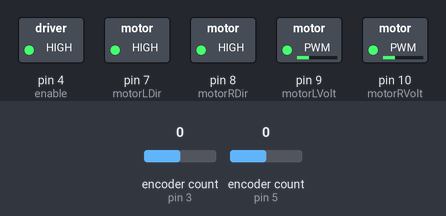
The sketch below on a simulated Arduino Uno, built with avr-gcc and run on an emulated ATmega328P. Parts: switched loads named in the sketch (green lamp = pin HIGH). Inputs (shaded band) come from the test bench; at power-on: encoder count (sensors on pin 3, pin 5) 0. What the sketch prints to the serial monitor is not drawn.

Above: at 0.1 s.
Timing chart, 0 to 1.6 s (numbered marks = the images above):
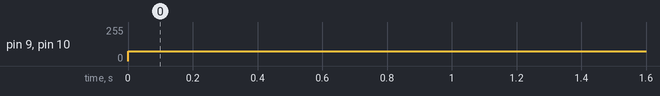

Measured:
- by itself, pin 9 (motorLVolt), pin 10 (motorRVolt): 0/255 → 75/255 at 0.00 s

The sketch:

test.ino
```cpp
// #include "DualMC33926MotorShield.h"
#include <Wire.h>
#include <Encoder.h>

#define ENCODER_OPTIMIZE_INTERRUPTS
#define COUNTS_PER_ROTATION 3200
#define SLAVE_ADDRESS 0x04

// define the pins
//HELLO WORLSD
// DualMC33926MotorShield md;
#define ENCL1_LEFT 5
#define ENCL2_LEFT 2
#define ENCR1_RIGHT 3
#define ENCR2_RIGHT 6
Encoder motorRight (ENCR1_RIGHT, ENCR2_RIGHT);
Encoder motorLeft (ENCL1_LEFT, ENCL2_LEFT);

// define the motor pins
int enable = 4;
int motorLDir = 7;
int motorRDir = 8;
int motorLVolt = 9;
int motorRVolt = 10;
int statusFlag = 12;

//Left Wheel Variables
float thetaLeft = 0.0;
float desiredThetaLeft;
float errorLeft;
float voltageLeft;
int stepLeft;

//Right Wheel Variable
float thetaRight = 0.0;
float desiredThetaRight;
float errorRight;
float voltageRight;
int stepRight;

//Distance Variable
float errorDistance;
float voltageDistance;
float stepDistance;
float shutOffDistance = 5;

// Controls variables
float shutOffError = 0.05;
float Kp = 4;
float Ki = 1.1;
float I = 0.00;
float windUpTolerance = PI/2.3;
float Kp_slave = 3.5;
float Ki_slave = 1.0;
float I_slave = 0.00;


void setup() {
  Serial.begin(115200) ;
  // set the pins
  pinMode(enable, OUTPUT);
  pinMode(motorLDir, OUTPUT);
  pinMode(motorRDir, OUTPUT);
  pinMode(motorLVolt, OUTPUT);
  pinMode(motorRVolt, OUTPUT);
  pinMode(statusFlag, INPUT);

  digitalWrite(motorLDir, HIGH);
  digitalWrite(motorRDir, HIGH);
  digitalWrite(enable, HIGH);
}

// variables
float errorSlave;
float masterVoltage;

float goto_theata;
float goto_angle = 270;

float goto_distance = 300;
float distance = 0.0;

float maxVoltage = 7.7;
float period = 10;
float time_start;
float time_past;
float r = 7.6;
float u;

float count;
float voltage = 5;

// void loop
void loop() {
  // test direction
  count = abs(voltage/7.5) * 255;


  //write to the motors
  analogWrite(motorRVolt, 75);
  analogWrite(motorLVolt, 75);

  // display the encoder data
  Serial.print(motorLeft.read());
  Serial.print(" ");
  Serial.print(motorRight.read());
  Serial.print("\n");

}


/*
  calc_degrees
  PARAMETERS: float
  RETURN: float
  FUNCTIONALITY: This function will return the degrees of a radian
*/
float calc_degrees(float rad){
  return (rad * 180) / PI;
}


/*

  calc_radians
  PARAMETERS: float
  RETURN: float
  FUNCTIONALITY: This function will calculate the degrees and return it

*/
float calc_radians(float deg) {
  return (deg * PI) / 180;
}

/*
  drive_right()
  PARAMETERS: None
  RETURN: None
  FUNCTIONALITY: This will set the controls to drive right
*/
void drive_right(){
  digitalWrite(motorLDir, LOW);
  digitalWrite(motorRDir, LOW);
}

/*
  drive_left()
  PARAMETERS: None
  RETURN: None
  FUNCTIONALITY: This will set the controls to drive left
*/
void drive_left(){
  digitalWrite(motorLDir, LOW);
  digitalWrite(motorRDir, LOW);
}

/*
  drive_forward()
  PARAMETERS: None
  RETURN: None
  FUNCTIONALITY: This will set the controls to drive forward
*/
void drive_forward(){
  digitalWrite(motorLDir, LOW);
  digitalWrite(motorRDir, LOW);
}

/*
  drive_right()
  PARAMETERS: None
  RETURN: None
  FUNCTIONALITY: This will set the controls to drive backward
*/
void drive_backward(){
  digitalWrite(motorLDir, LOW);
  digitalWrite(motorRDir, LOW);
}

/*
  drive_master()
  PARAMETERS:
    float error -> This is the error (radians) of the current position to desired position.
    float time_start -> This is the time that the loop started at. For integrator.
    float time_past -> This is the time at the end of the loop. For integrator.
  RETURN:
  FUNCTIONALITY: this will set the voltage on the right wheel based on the error
*/
void drive_master(float error, float time_start, float time_past){
  // define variables
  float voltage = 0;

  // assign the direction based on error sign
  if (error > 0) {
    digitalWrite(motorRDir, LOW);
  } else {
    digitalWrite(motorRDir, HIGH);
  }

  // get the abs value of the error now that direction has been assigned
  error = abs(error);

  // only drive the motor if the error is greater then the shutofferror
  if(error < shutOffError){
    // shut the control off
    analogWrite(motorRVolt, 0);
  } else {

    // implement the control to set the voltage of the motor
    // implement windUpTolerance
    if (error > windUpTolerance){
      // dont use the integrator
      voltage = error * Kp;

    } else {
      // use integrator
      I = I + error * ((time_start - time_past)/1000);
      voltage = (error * Kp) + (Ki * I);
    }

    // make sure the voltage isn't more then the max voltage
    if (voltage > maxVoltage){
      voltage = maxVoltage;
    }

    // assign the voltage value to the motor
    analogWrite(motorRVolt, (abs(voltage/maxVoltage) * 255));
  }

  return voltage;
}

/*
  drive_slave()
  PARAMETERS:
  RETURN:
  FUNCTIONALITY: this will set the voltage on the right wheel based on the error
*/
void drive_slave(float error, float masterVoltage, float time_start, float time_past){
  // define variables
  float voltage;

  // assign the direction based on error sign
  if (error > 0) {
    digitalWrite(motorLDir, LOW);
  } else {
    digitalWrite(motorLDir, HIGH);
  }

  // get the abs value of the error now that direction has been assigned
  error = abs(error);

  // only drive the motor if the error is greater then the shutofferror
  if(error < shutOffError){
    // shut the control off
    analogWrite(motorRVolt, 0);
  } else {

    // implement the control to set the voltage of the motor
    // implement windUpTolerance
    if (error > windUpTolerance){
      // dont use the integrator
      voltage = error * Kp;

    } else {
      // use integrator
      I = I + error * ((time_start - time_past)/1000);
      voltage = (error * Kp) + (Ki * I);
    }

    // make sure the voltage isn't more then the max voltage
    if (voltage > maxVoltage){
      voltage = maxVoltage;
    }

    // assign the voltage value to the motor
    analogWrite(motorRVolt, (abs(voltage/maxVoltage) * 255));
  }
}
```
